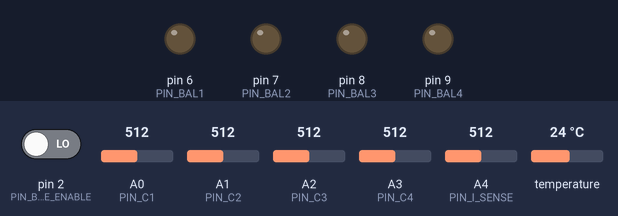
Recording of a sketch running on a simulated Arduino Uno, built with avr-gcc and run on an emulated ATmega328P. Parts: output pins drawn as LEDs (lit = HIGH). Wiring (inferred from the names in the program): TMP102 temperature sensor at I2C address 0x48. Inputs (shaded band) come from the test bench; at power-on: pin 2 (PIN_BALANCE_ENABLE) LOW, A0 (PIN_C1) = 512, A1 (PIN_C2) = 512, A2 (PIN_C3) = 512, A3 (PIN_C4) = 512, A4 (PIN_I_SENSE) = 512, temperature 24 °C. What the sketch prints to the serial monitor is not drawn.

Above: at 10.8 s.
10.9 s: pin 2 (PIN_BALANCE_ENABLE) driven HIGH
At 15.9 s:
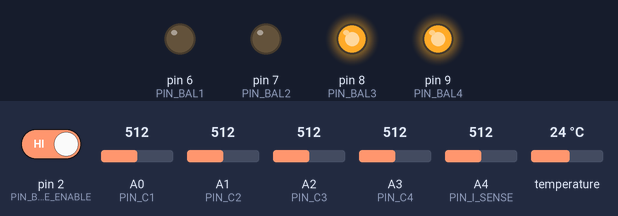
18.4 s: pin 2 (PIN_BALANCE_ENABLE) driven LOW
At 20.9 s:
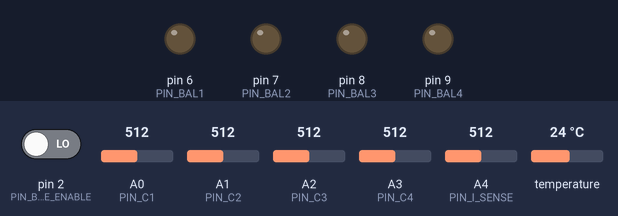
Timing chart, 0 to 22.4 s (numbered marks = the images above; inputs shaded):
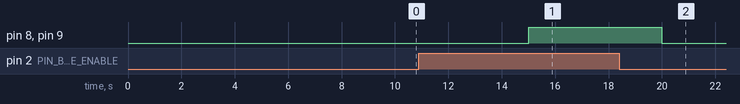

Measured:
- after the input at 10.9 s, pin 8 (PIN_BAL3), pin 9 (PIN_BAL4): LOW → HIGH after 4.1 s
- after the input at 18.4 s, pin 8 (PIN_BAL3), pin 9 (PIN_BAL4): HIGH → LOW after 1.6 s

The sketch:

main.ino
```cpp
#include <Wire.h>

// === CONSTANTS ===
#define VREF 5.0
#define R_DIV 5.08
#define ADC_MAX_COUNTS 1023.0
#define I_SENSE_V_OFFSET 2.5
#define I_SENSE_V_PER_A 0.045
#define T_SENSE_ADDR 0x48
#define T_SENSE_REG 0x00
#define PACK_CAP 2.5    // Ah
#define I_INTERVAL 5    // seconds
const double BALANCE_START_SOC_TH = 0.05;
const double BALANCE_STOP_SOC_TH = 0.02;

const double C1_CAP = 2472.0;
const double C2_CAP = 2474.0;
const double C3_CAP = 2240.0;
const double C4_CAP = 2290.0;

const double C1_CUR = 2271.0;
const double C2_CUR = 2275.0;
const double C3_CUR = 2233.0;
const double C4_CUR = 2275.0;

const double I_discharge = 3;

bool balanceActive[4] = {false, false, false, false};


// === PIN ASSIGNMENT ===
// Cell voltage ADCs
const int PIN_C1 = A0;
const int PIN_C2 = A1;
const int PIN_C3 = A2;
const int PIN_C4 = A3;

const int PIN_I_SENSE = A4;

const int PIN_BALANCE_ENABLE = 2;

// Balance enable GPIOs
const int PIN_BAL1 = 6;
const int PIN_BAL2 = 7;
const int PIN_BAL3 = 8;
const int PIN_BAL4 = 9;

// === DATA STRUCTURES ===
struct Voltages {
    uint16_t c1_mv;
    uint16_t c2_mv;
    uint16_t c3_mv;
    uint16_t c4_mv;
};

struct cellSOC {
    double c1_soc;
    double c2_soc;
    double c3_soc;
    double c4_soc;
};

Voltages cellVoltages;
cellSOC cell_SOCs;
double packCurrent;
int16_t tempC_int;
int16_t tempC_frac;
double SoC = 1.0;
int adcFET = 0;
int balanceFET = 0;
bool balanceEnable = false;
// ==========================================================
// INITIALIZATION
// ==========================================================
void initialize() {
    Serial.begin(115200);
    Wire.begin();

    pinMode(PIN_BALANCE_ENABLE, INPUT);

    pinMode(PIN_BAL1, OUTPUT);
    pinMode(PIN_BAL2, OUTPUT);
    pinMode(PIN_BAL3, OUTPUT);
    pinMode(PIN_BAL4, OUTPUT);

    cell_SOCs.c1_soc = C1_CUR / C1_CAP;
    cell_SOCs.c2_soc = C2_CUR / C2_CAP;
    cell_SOCs.c3_soc = C3_CUR / C3_CAP;
    cell_SOCs.c4_soc = C4_CUR / C4_CAP;
    // Serial.println("C1=n/a mV  C2=n/a mV  C3=n/a mV  C4=n/a mV  I=n/a A  T=n/a C  SoC=n/a");
}

// ==========================================================
// VOLTAGE MEASUREMENT
// ==========================================================
double adcVoltageDecode(int raw) {
    double v_adc  = raw * (VREF / ADC_MAX_COUNTS);
    double v_cell = v_adc * R_DIV;
    return v_cell;
}

void adcTapVoltages() {
    int c1_raw = analogRead(PIN_C1);
    int c2_raw = analogRead(PIN_C2);
    int c3_raw = analogRead(PIN_C3);
    int c4_raw = analogRead(PIN_C4);

    double c1_v = adcVoltageDecode(c1_raw);
    double c2_v = adcVoltageDecode(c2_raw);
    double c3_v = adcVoltageDecode(c3_raw);
    double c4_v = adcVoltageDecode(c4_raw);

    // Serial.print("V_Cell1="); Serial.print(c1_v);
    // Serial.print("\nV_Cell2="); Serial.print(c2_v);
    // Serial.print("\nV_Cell3="); Serial.print(c3_v);
    // Serial.print("\nV_Cell4="); Serial.print(c4_v);
    // Serial.print("\n");

    // Get individual cell voltages (not absolute)
    c4_v = c4_v - c3_v;
    c3_v = c3_v - c2_v;
    c2_v = c2_v - c1_v;

    // Convert to mV; +0.5 for correct rounding during int conversion
    cellVoltages.c1_mv = (uint16_t)(c1_v * 1000.0 + 0.5);
    cellVoltages.c2_mv = (uint16_t)(c2_v * 1000.0 + 0.5);
    cellVoltages.c3_mv = (uint16_t)(c3_v * 1000.0 + 0.5);
    cellVoltages.c4_mv = (uint16_t)(c4_v * 1000.0 + 0.5);
}

// ==========================================================
// CURRENT SENSE
// ==========================================================
void adcCurrentSense() {
    int raw = analogRead(PIN_I_SENSE);
    double v = raw * (VREF / ADC_MAX_COUNTS);
    // Serial.print("Current_sense_v = "); Serial.println(v);
    double v_delta = v - I_SENSE_V_OFFSET;
    packCurrent = v_delta / I_SENSE_V_PER_A;
}

// ==========================================================
// I2C TEMP SENSOR (LM75/TMP102-like)
// ==========================================================
int16_t tempDecode() {
    Wire.beginTransmission(T_SENSE_ADDR);
    Wire.write(T_SENSE_REG);
    if (Wire.endTransmission(false) != 0)
        return 0;

    Wire.requestFrom(T_SENSE_ADDR, 2);
    if (Wire.available() < 2)
        return 0;

    uint8_t msb = Wire.read();
    uint8_t lsb = Wire.read();

    int16_t raw = ((int16_t)msb << 8) | lsb;
    raw >>= 4;

    if (raw & 0x0800)
        raw |= 0xF000;

    return raw;
}

void i2cTempSense() {
    int16_t counts = tempDecode();
    double tC = counts * 0.0625;
    int16_t t_x10 = (int16_t)(tC * 10.0);

    tempC_int = t_x10 / 10;
    tempC_frac = abs(t_x10 % 10);
}

// ==========================================================
// COULOMB COUNTING
// ==========================================================
// void coulombCount() {
//     // Define positive current as discharging
//     double delta_mAh = 1000 * I_discharge * ((double) I_INTERVAL / 3600.0);
//     // double delta_mAh = 10;
//     Serial.print("delta Ah ="); Serial.println(delta_mAh);

//     cell_SOCs.c1_soc -= delta_mAh / C1_CAP;
//     cell_SOCs.c2_soc -= delta_mAh / C2_CAP;
//     cell_SOCs.c3_soc -= delta_mAh / C3_CAP;
//     cell_SOCs.c4_soc -= delta_mAh / C4_CAP;
//     // SoC -= delta_Ah / PACK_CAP;

//     // if (SoC > 1.0) SoC = 1.0;
//     // if (SoC < 0.0) SoC = 0.0;
// }

void coulombCountCell(int cell_idx) {
    // Define positive current as discharging
    double delta_mAh = 1000 * I_discharge * ((double) I_INTERVAL / 3600.0);
    // double delta_mAh = 10;
    // Serial.print("delta Ah="); Serial.println(delta_mAh);

    if (cell_idx == 0) {
        cell_SOCs.c1_soc -= delta_mAh / C1_CAP;
    } else if (cell_idx == 1) {
        cell_SOCs.c2_soc -= delta_mAh / C2_CAP;
    } else if (cell_idx == 2) {
        cell_SOCs.c3_soc -= delta_mAh / C3_CAP;
    } else {
        cell_SOCs.c4_soc -= delta_mAh / C4_CAP;
    }

    // SoC -= delta_Ah / PACK_CAP;

    // if (SoC > 1.0) SoC = 1.0;
    // if (SoC < 0.0) SoC = 0.0;
}

// ==========================================================
// BALANCING
// ==========================================================
void balanceHandler() {
    // Find lowest cell voltage
    double minSOC = cell_SOCs.c1_soc;
    if (cell_SOCs.c2_soc < minSOC) minSOC = cell_SOCs.c2_soc;
    if (cell_SOCs.c3_soc < minSOC) minSOC = cell_SOCs.c3_soc;
    if (cell_SOCs.c4_soc < minSOC) minSOC = cell_SOCs.c4_soc;

    // Connstruct array from cell voltages
    double cellValues[4] = {
        cell_SOCs.c1_soc,
        cell_SOCs.c2_soc,
        cell_SOCs.c3_soc,
        cell_SOCs.c4_soc
    };

    // Update balance state for each cell
    for (int i = 0; i < 4; i++) {
        double cv = cellValues[i];

        // Turn ON if above start threshold and currently off
        if (!balanceActive[i] && cv > minSOC + BALANCE_START_SOC_TH) {
            balanceActive[i] = true;
            // Serial.print("Balancing cell #"); Serial.print(i+1); Serial.print("\n");
        }

        // Turn OFF if cell has dropped close to min value
        if (balanceActive[i] && cv <= minSOC + BALANCE_STOP_SOC_TH) {
            balanceActive[i] = false;
            // Serial.print("Stopping balancing for cell #"); Serial.print(i+1); Serial.print("\n");
        }

        if (balanceActive[i]) {
            coulombCountCell(i);
        }
    }

    // Apply balancing outputs
    digitalWrite(PIN_BAL1, balanceActive[0] ? HIGH : LOW);
    digitalWrite(PIN_BAL2, balanceActive[1] ? HIGH : LOW);
    digitalWrite(PIN_BAL3, balanceActive[2] ? HIGH : LOW);
    digitalWrite(PIN_BAL4, balanceActive[3] ? HIGH : LOW);
}

void balanceDriver() {
    balanceEnable = digitalRead(PIN_BALANCE_ENABLE);

    if (balanceEnable) {
        balanceHandler();
        // Serial.println("Cell balancing enabled");
    } else {
        // Ensure all FETs are OFF if balancing disabled
        // Serial.println("Cell balancing disabled");
        for (int i = 0; i < 4; i++) balanceActive[i] = false;

        digitalWrite(PIN_BAL1, LOW);
        digitalWrite(PIN_BAL2, LOW);
        digitalWrite(PIN_BAL3, LOW);
        digitalWrite(PIN_BAL4, LOW);
    }
}

// ==========================================================
// SERIAL OUTPUT
// ==========================================================
void update() {
    int soc_pct = (int)(SoC * 100.0 + 0.5);

    // Serial.print("V_Cell1="); Serial.print(cellVoltages.c1_mv); Serial.print(",");
    // Serial.print("V_Cell2="); Serial.print(cellVoltages.c2_mv); Serial.print(",");
    // Serial.print("V_Cell3="); Serial.print(cellVoltages.c3_mv); Serial.print(",");
    // Serial.print("V_Cell4="); Serial.print(cellVoltages.c4_mv); Serial.print(",");
    // Serial.print("I_pack=");  Serial.print(packCurrent, 3);     Serial.print(",");
    // Serial.print("T_pack=");  Serial.print(tempC_int);          Serial.print(".");
    // Serial.print(tempC_frac);         Serial.print(",");
    // Serial.print("SOC=");     Serial.print(soc_pct);            Serial.print(",");
    // Serial.print(adcFET);             Serial.print(",");
    // Serial.println(balanceFET);

    // Print for UI display
    Serial.print(cellVoltages.c1_mv); Serial.print(",");
    Serial.print(cellVoltages.c1_mv); Serial.print(",");
    Serial.print(cellVoltages.c1_mv); Serial.print(",");
    Serial.print(cellVoltages.c1_mv); Serial.print(",");
    Serial.print(packCurrent, 3);     Serial.print(",");
    Serial.print(tempC_int);          Serial.print(".");
    Serial.print(tempC_frac);         Serial.print(",");
    Serial.print(soc_pct);            Serial.print(",");
    Serial.print(adcFET);             Serial.print(",");
    Serial.println(balanceFET);     Serial.print(",");


    Serial.print(cell_SOCs.c1_soc); Serial.print(",");
    Serial.print(cell_SOCs.c2_soc); Serial.print(",");
    Serial.print(cell_SOCs.c3_soc); Serial.print(",");
    Serial.print(cell_SOCs.c4_soc); Serial.print(",");
    // Serial.println(balanceActive[0] == true ? 1: 0);
    // Serial.println(balanceActive[1] == true ? 1: 0);
    // Serial.println(balanceActive[2] == true ? 1: 0);
    // Serial.println(balanceActive[3] == true ? 1: 0);
}

// ==========================================================
// MAIN LOOP
// ==========================================================
unsigned long last_ms = 0;

void setup() {
    initialize();
}

void loop() {
    unsigned long now = millis();

    // After 5 seconds, run cycle
    if (now - last_ms >= 5000) {
        last_ms = now;

        adcTapVoltages();
        adcCurrentSense();
        i2cTempSense();
        // coulombCount();
        balanceDriver();
        update();
    }
}
```
